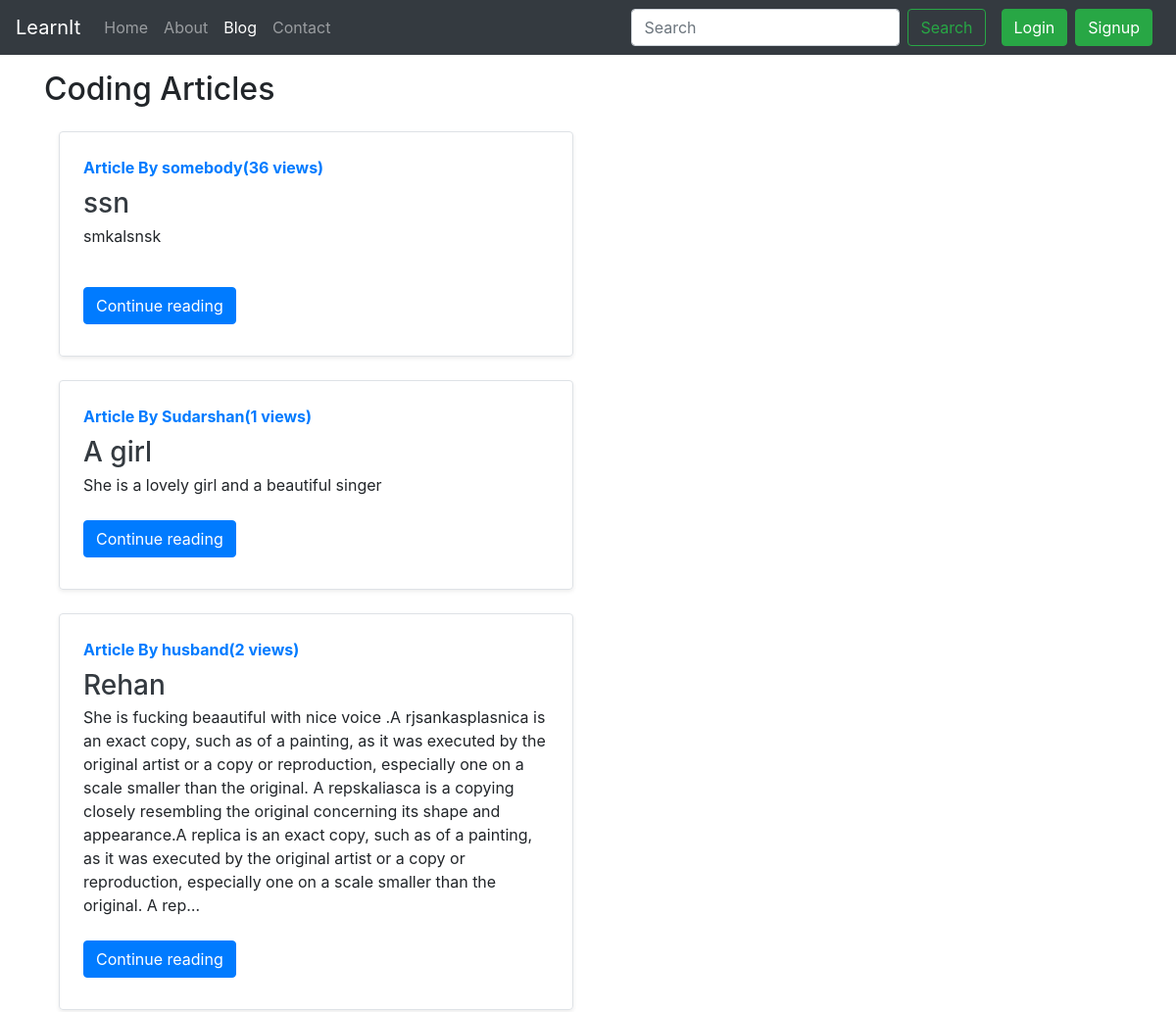
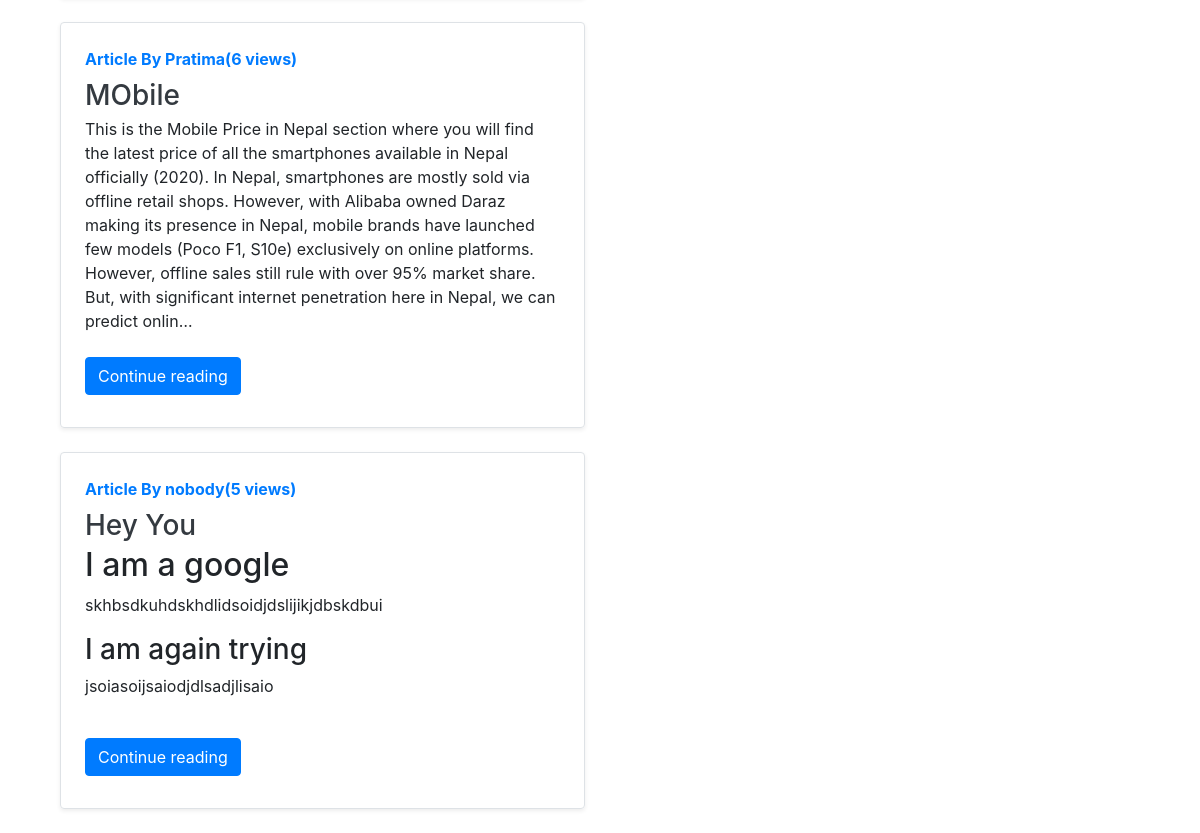
/blog/, run on an earlier commit of the app's database (2 pictures, top to bottom).
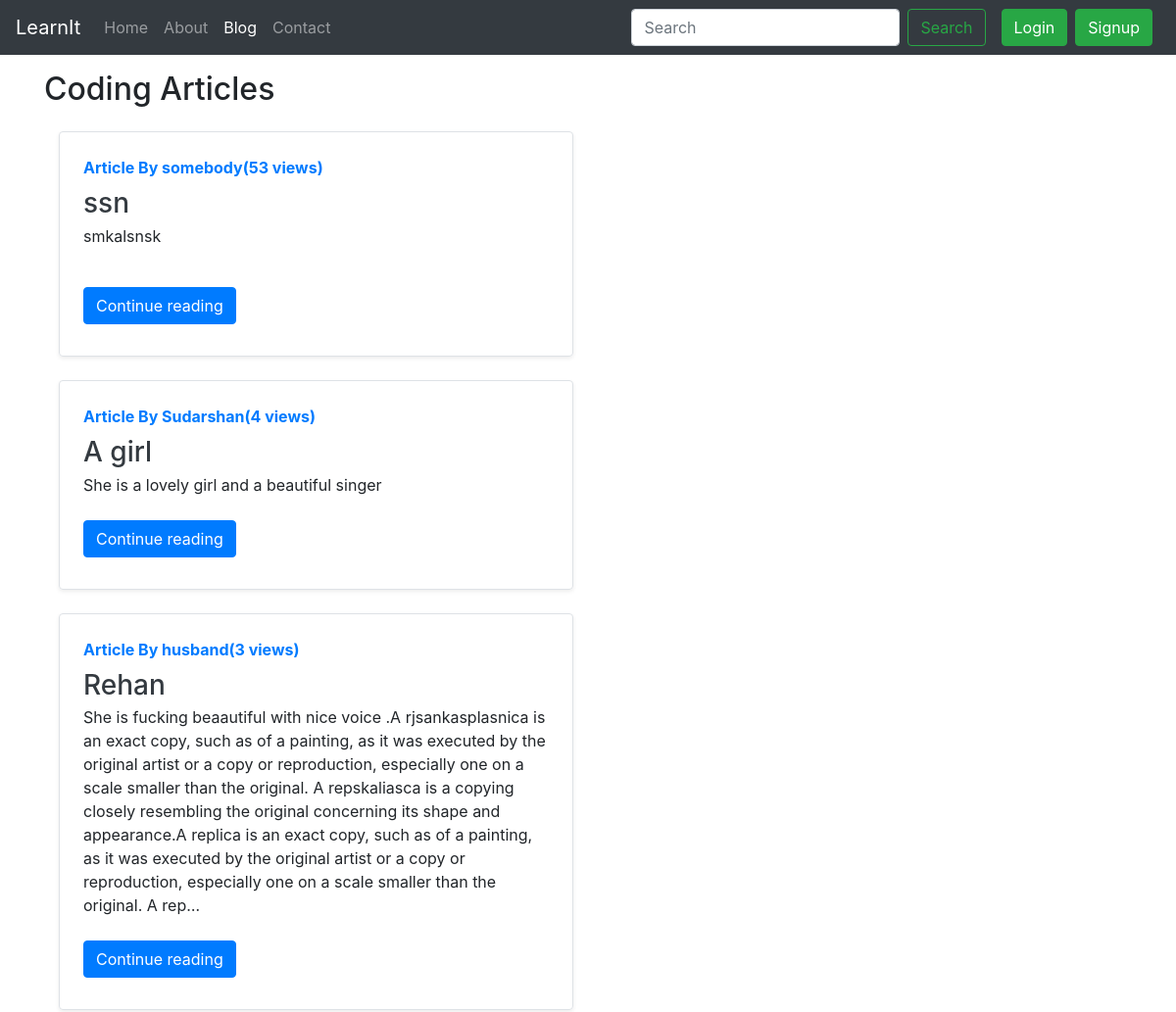
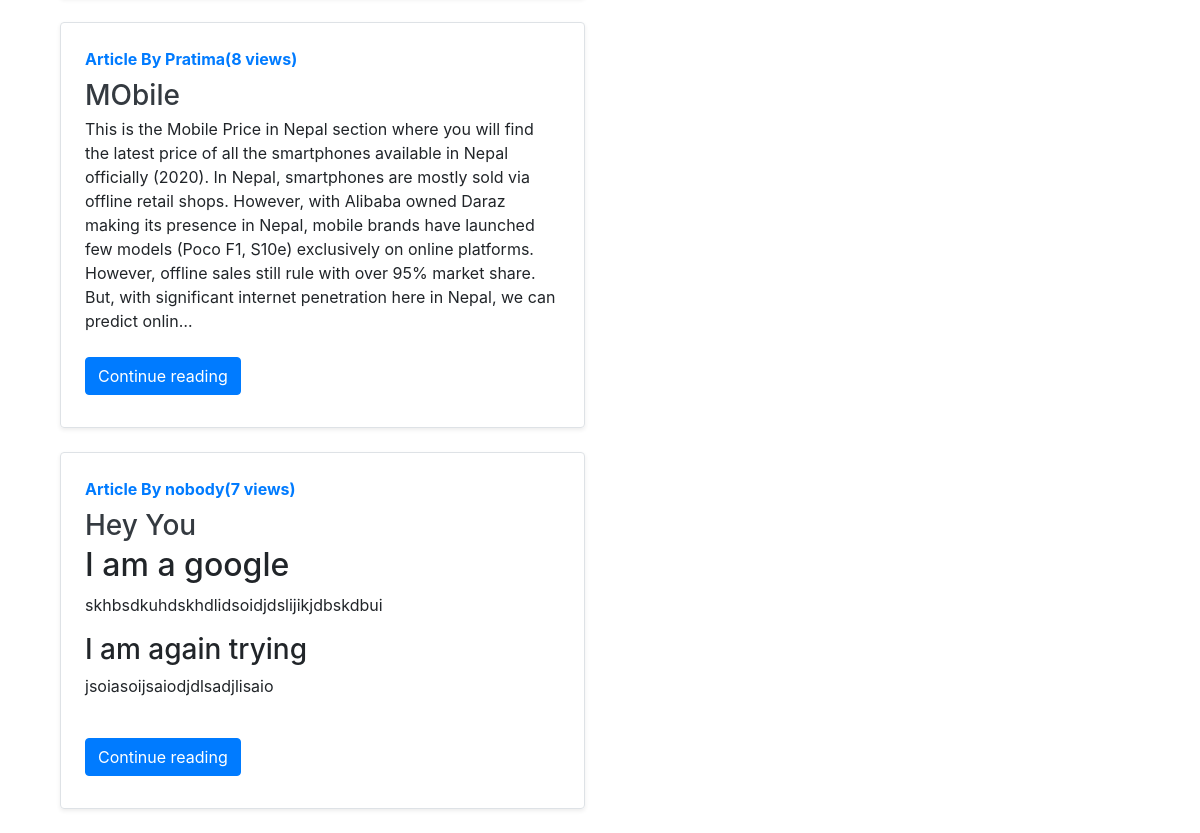
And on a later commit of the database (2 pictures, top to bottom).
### blog/models.py (models this page shows, shortened)
class Post(models.Model):
    sno = models.AutoField(primary_key=True)
    title = models.CharField(max_length=100)
    content = models.TextField()
    author = models.CharField(max_length=12)
    slug = models.CharField(max_length=120)
    views = models.IntegerField(default=0)
    timeStamp = models.DateTimeField(blank=True)

### blog/views.py (the view)
# urls.py: path('', views.blogHome, name='blogHome'),
def blogHome(request):
    allPosts = Post.objects.all()
    context = {'allPosts': allPosts}
    return render(request, 'blog/blogHome.html', context)

### templates/blog/blogHome.html (shortened to what this page needs)
{% extends 'base.html' %}
{% block blogactive %} active
    {% endblock blogactive %}
{% block body %}
<div class="container my-3">
<h2>Coding Articles</h2>
{% for post in allPosts  %}
<div class="col-md-6">
      <div class="row no-gutters border rounded overflow-hidden flex-md-row my-4 shadow-sm h-md-250 position-relative">
        <div class="col p-4 d-flex flex-column position-static">
          <strong class="d-inline-block mb-2 text-primary">Article By {{post.author}}({{post.views}} views)</strong>
          <h3 class="mb-0"><a class="text-dark" href="/blog/{{post.slug}}">{{post.title}} </a>  </h3>
          <p class="card-text mb-auto"><div class="preview">{{post.content|safe|truncatechars:500}}</div></p>
         <div class="my-2">
          <a href="/blog/{{post.slug}}" role="button" class="btn btn-primary">Continue reading</a>
        </div>
        </div>
      </div>
    </div>
    {% endfor %}
</div>
{% endblock body %}

### templates/base.html (shortened to what this page needs)
<!doctype html>
<html lang="en">
  <head>
    <link rel="stylesheet" href="https://stackpath.bootstrapcdn.com/bootstrap/4.5.2/css/bootstrap.min.css">
  </head>
  <body>
    <nav class="navbar navbar-expand-lg navbar-dark bg-dark">
  <a class="navbar-brand" href="/">LearnIt</a>
  <div class="collapse navbar-collapse" id="navbarSupportedContent">
    <ul class="navbar-nav mr-auto">
      <li class="nav-item {% block homeactive %}
      {% endblock homeactive %}">
        <a class="nav-link" href="/">Home <span class="sr-only">(current)</span></a>
      </li>
      <li class="nav-item {% block aboutactive %}
      {% endblock aboutactive %}">
        <a class="nav-link" href="/about">About</a>
      </li>
    <li class="nav-item {% block blogactive %}
    {% endblock blogactive %}">
        <a class="nav-link" href="/blog">Blog</a>
      </li>
      <li class="nav-item {% block contactactive %}
      {% endblock contactactive %}">
        <a class="nav-link" href="/contact">Contact</a>
      </li>
    </ul>
    <div class="ml-auto form-inline">
    <form method="get" action="/search" class="form-inline my-2 my-lg-0 mx-3">
      <input class="form-control mr-sm-2" type="search" placeholder="Search" aria-label="Search" name="query" id="query">
      <button class="btn btn-outline-success my-2 my-sm-0" type="submit">Search</button>
    </form>
    {% if user.is_authenticated %}
    <ul class="navbar-nav mr-6">
    <li class="nav-item dropdown">
        <a class="nav-link dropdown-toggle" href="#" id="navbarDropdown" role="button" data-toggle="dropdown" aria-haspopup="true" aria-expanded="false">
          <strong>{{request.user}}</strong>
        </a>
        <div class="dropdown-menu mr-2" aria-labelledby="navbarDropdown">
          <a class="dropdown-item" href="/logout">Logout</a>
        </div>
      </li>
    </ul>
    {% else %}
<button type="button" class="btn btn-success mr-2" data-toggle="modal" data-target="#loginModal">
  Login
</button>
<button type="button" class="btn btn-success mr-2" data-toggle="modal" data-target="#signupModal">
  Signup
</button>
</div>
{% endif %}
  </div>
</nav>
{% block body %}
{% endblock body %}
  </body>
</html>

What changed in the data, as far as the page shows it:
changed Post "ssn": views "36" → "53"
changed Post "A girl": views "1" → "4"
changed Post "Rehan": views "2" → "3"
changed Post "MObile": views "6" → "8"
changed Post "Hey You": views "5" → "7"
